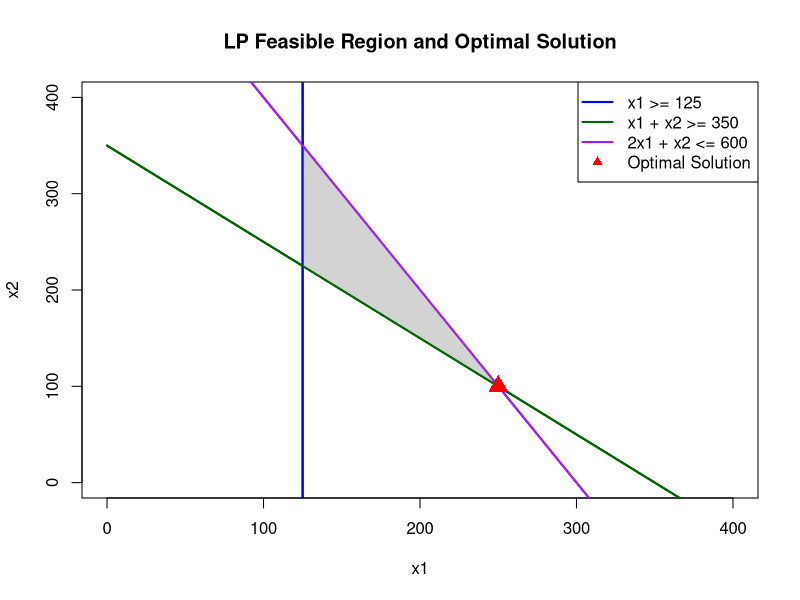

Generate this figure with R:
# Adds visualization to linearprogramming.r solves the LP and
# prints numeric output (objective value, sensitivity ranges) but never
# shows the feasible region - the classic graphical way to understand what
# a 2-variable LP is actually doing. Uses the same problem as that file:
#   minimize 2*x1 + 3*x2
#   subject to:  x1 >= 125
#                x1 + x2 >= 350
#                2*x1 + x2 <= 600

library(lpSolve)

obj.fun <- c(2, 3)
constr <- matrix(c(1, 0,
                    1, 1,
                    2, 1), nrow = 3, byrow = TRUE)
constr.dir <- c(">=", ">=", "<=")
rhs <- c(125, 350, 600)

md.sol <- lp("min", obj.fun, constr, constr.dir, rhs, compute.sens = TRUE)
md.sol$objval
md.sol$solution

# --- chart: plot each constraint line and shade the feasible region ---
x1_vals <- seq(0, 400, length.out = 200)

# solve each constraint for x2 so it can be drawn as a line: x2 = f(x1)
line1_x1 <- 125                                  # x1 >= 125 is a vertical line
line2_x2 <- 350 - x1_vals                        # from x1 + x2 = 350
line3_x2 <- 600 - 2 * x1_vals                    # from 2x1 + x2 = 600

plot(NA, xlim = c(0, 400), ylim = c(0, 400),
     xlab = "x1", ylab = "x2", main = "LP Feasible Region and Optimal Solution")
abline(v = line1_x1, col = "blue", lwd = 2)
lines(x1_vals, line2_x2, col = "darkgreen", lwd = 2)
lines(x1_vals, line3_x2, col = "purple", lwd = 2)

# shade the feasible region: points satisfying all three constraints
grid_x1 <- seq(0, 400, length.out = 300)
grid_x2 <- seq(0, 400, length.out = 300)
feasible_points <- expand.grid(x1 = grid_x1, x2 = grid_x2)
feasible_points <- feasible_points[feasible_points$x1 >= 125 &
                                    feasible_points$x1 + feasible_points$x2 >= 350 &
                                    2 * feasible_points$x1 + feasible_points$x2 <= 600, ]
points(feasible_points$x1, feasible_points$x2, pch = 15, cex = 0.3, col = "lightgray")

# redraw the constraint lines on top of the shading, then mark the optimum
abline(v = line1_x1, col = "blue", lwd = 2)
lines(x1_vals, line2_x2, col = "darkgreen", lwd = 2)
lines(x1_vals, line3_x2, col = "purple", lwd = 2)
points(md.sol$solution[1], md.sol$solution[2], col = "red", pch = 17, cex = 2)

legend("topright",
       legend = c("x1 >= 125", "x1 + x2 >= 350", "2x1 + x2 <= 600", "Optimal Solution"),
       col = c("blue", "darkgreen", "purple", "red"), lwd = c(2, 2, 2, NA), pch = c(NA, NA, NA, 17))
